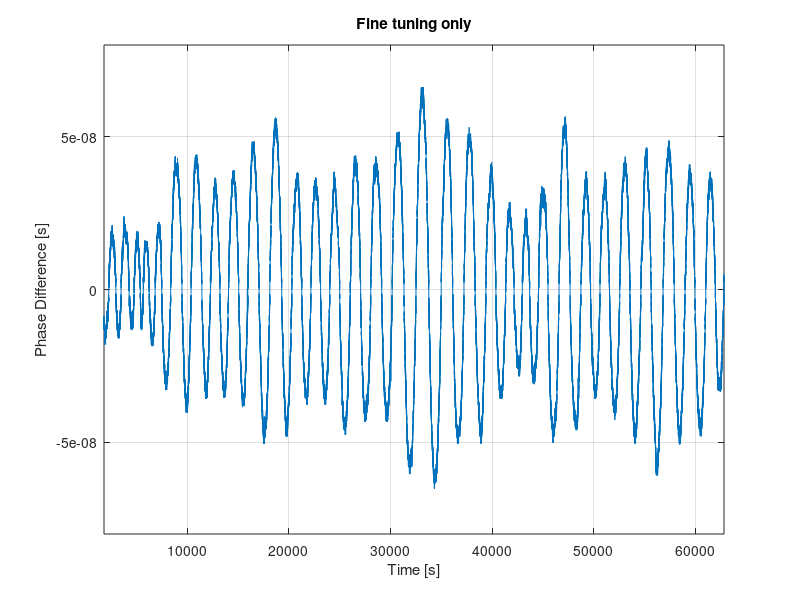
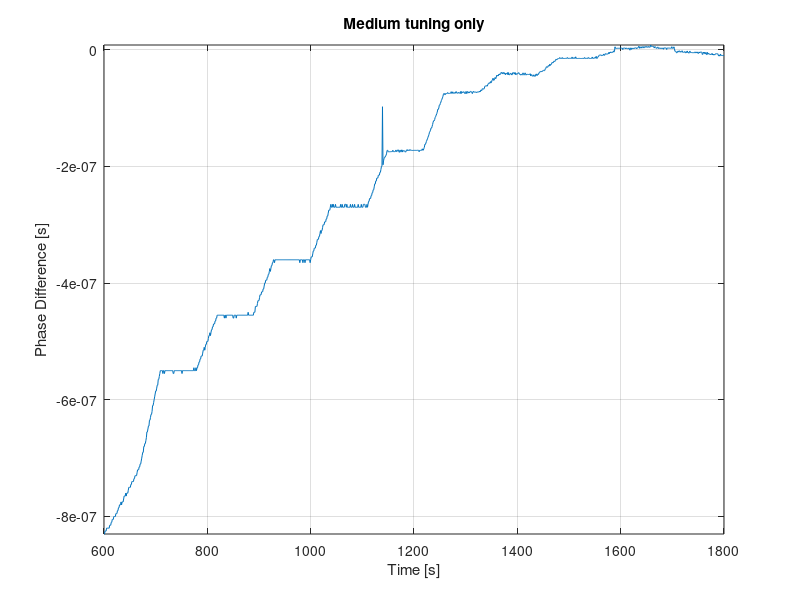
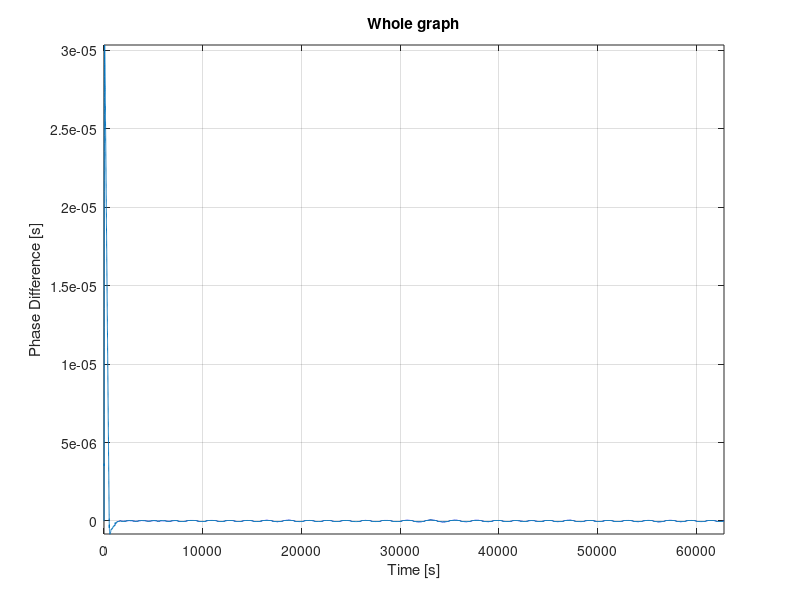
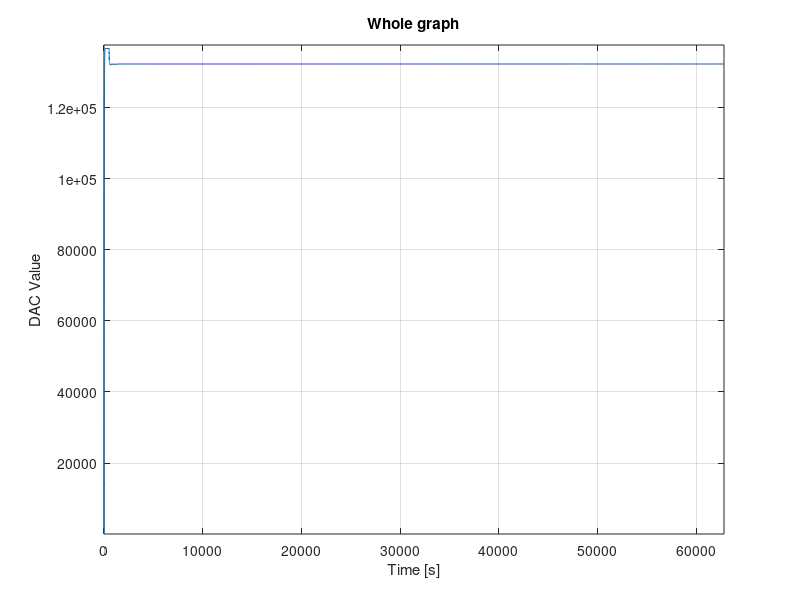

Recreate these plots in MATLAB, in order.
phase = load('phase_7_26_2018.txt');
figure;
x = [1800:1:length(phase)];
plot(x, phase(1800:end))
axis([1800 length(phase) -8e-8 8e-8])
hold on;
grid on
xlabel('Time [s]');
ylabel('Phase Difference [s]');
title('Fine tuning only');

figure;
x = [600:1:1800];
plot(x,phase(600:1800))
axis([600 1800 min(phase(600:1800)) max(phase(600:1800))])
hold on;
grid on
xlabel('Time [s]');
ylabel('Phase Difference [s]');
title('Medium tuning only');


figure;
plot(phase)
axis([0 length(phase) min(phase) max(phase)])
hold on;
grid on
xlabel('Time [s]');
ylabel('Phase Difference [s]');
title('Whole graph');
%%
dac = load('dac_value_7_26_2018.txt');
time = dac(:,1);
value = dac(:,2);
figure
plot(time, value)
axis([0 max(time) min(value)-100 max(value)+1000])
hold on
grid on
xlabel('Time [s]');
ylabel('DAC Value');
title('Whole graph');

startIndex = find(time == 6.301049519000000e+02)
stopIndex = find(time == 1.730084958700000e+03)
figure
plot(time(startIndex:stopIndex), value(startIndex:stopIndex))
axis([time(startIndex) time(stopIndex) min(value(startIndex:stopIndex))-10 max(value(startIndex:stopIndex))+10]);
hold on;
grid on;
xlabel('Time [s]');
ylabel('DAC Value');
title('Medium tuning only');

figure
stairs(time(stopIndex:end), value(stopIndex:end))
axis([time(stopIndex) time(end) min(value(stopIndex:end))-1 max(value(stopIndex:end))+1])
hold on
grid on
xlabel('Time [s]');
ylabel('DAC Value');
title('Fine tuning only');

